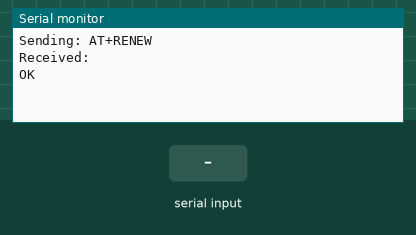
The sketch below on a simulated Arduino Uno, built with avr-gcc and run on an emulated ATmega328P. Parts: the last lines printed to the serial monitor. The test bench sets the inputs (shaded band). The modem accepts every AT command (registered, SIM ready, sends succeed) and sends nothing else.

Above: at 2.8 s.
2.9 s: "1" received over the second serial link
At 3.8 s:
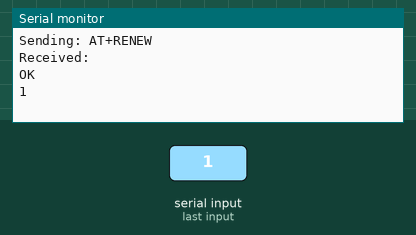
5.5 s: "0" received over the second serial link
At 5.9 s:
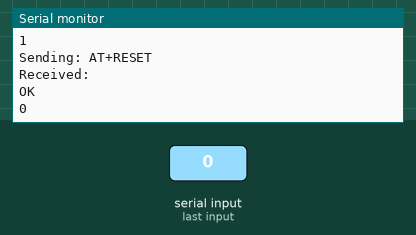
8.5 s: "2" received over the second serial link
At 9.3 s:
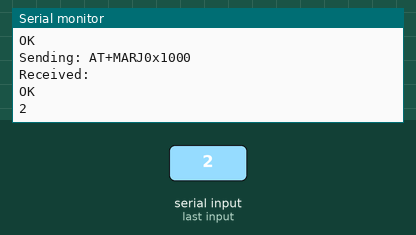

The sketch:

HM10_ble_beacon.ino
```cpp
// BLE Beacon with HM10(CC2541) module
// Md. Kamruzzaman Tipu
// Contact: it.ktipu@gmail.com


#include <SoftwareSerial.h>
#define PIN_TX  10
#define PIN_RX  9


SoftwareSerial mySerial(PIN_TX, PIN_RX);
unsigned long lastMillis;

void setup(){
  Serial.begin(9600);
  delay(1000);
  mySerial.begin(9600);
  delay(1000);

  ///////////////////BLE///////////////
  sendATcommand("AT+RENEW", 2000); // AT+RENEW (Restores the factory defaults)
  sendATcommand("AT+RESET", 2000); // AT+RESET (Reboots the HM10)
  sendATcommand("AT", 2000);  // AT (AT Test)
  sendATcommand("AT+MARJ0x1000", 2000); // AT+MARJ0x1000 (Sets iBeacon Major Number to 0x1000 HEX converted to 4096 in DEC)
  sendATcommand("AT+MINO0x0007", 2000); // AT+MINO0x0007 (Sets iBeacon Minor Number to 0x1000 HEX converted to 4096 in DEC)

  // set UUID to  36996276-CB00-40A2-A81E-D7F95858CA7C
  sendATcommand("AT+IBE036996276", 2000); // Sets bytes 0-3
  sendATcommand("AT+IBE1CB0040A2", 2000); // Sets bytes 4-7
  sendATcommand("AT+IBE2A81ED7F9", 2000); // Sets bytes 8-11
  sendATcommand("AT+IBE35858CA7C", 2000); // Sets bytes 12-15

  sendATcommand("AT+ADVI5", 2000);  // AT+ADVI5 (Sets advertising interval to 5 i.e. 546.25 milliseconds)
  sendATcommand("AT+NAMENybSys", 2000); // AT+NAMEiBeacon (Set HM-10 module name to iBeacon. Change it according to use)
  sendATcommand("AT+ADTY3", 2000);  // AT+ADTY3 (Sets HM10 non-connectable to save the power and no client can connect to module helps in saving more power)
  sendATcommand("AT+IBEA1", 2000); // AT+IBEA1 (Enables iBeacon Mode on HM10)
  sendATcommand("AT+DELO2", 2000); // AT+DELO2 (Sets the iBeacon in Broadcast mode only to save power. The HM10 can broadcasts its presence and scans for other devices as it is a Bluetooth Transceiver)
  sendATcommand("AT+PWRM0", 2000); // AT+PWRM0 (Enables HM10 to auto sleep and reduce power consumption from 8 to 0.18 mA. The iBeacon will be always transmitting though)
  sendATcommand("AT+RESET", 2000); // (Reboots the HM10)


}

void loop(){

}

String sendATcommand(const char *toSend, unsigned long milliseconds) {
  String result;
  Serial.print("Sending: ");
  Serial.println(toSend);
  mySerial.println(toSend);
  unsigned long startTime = millis();
  Serial.print("Received: ");
  while (millis() - startTime < milliseconds) {
    if (mySerial.available()) {
      char c = mySerial.read();
      Serial.write(c);
      result += c;  // append to the result string
    }
  }
Serial.println();  // new line after timeout.
return result;
}
```

Measured:
- after the input at 2.9 s, the serial monitor: prints a new line at once (image 1)
- after the input at 5.5 s, the serial monitor: prints a new line at once (image 2)
- after the input at 8.5 s, the serial monitor: prints a new line at once (image 3)
